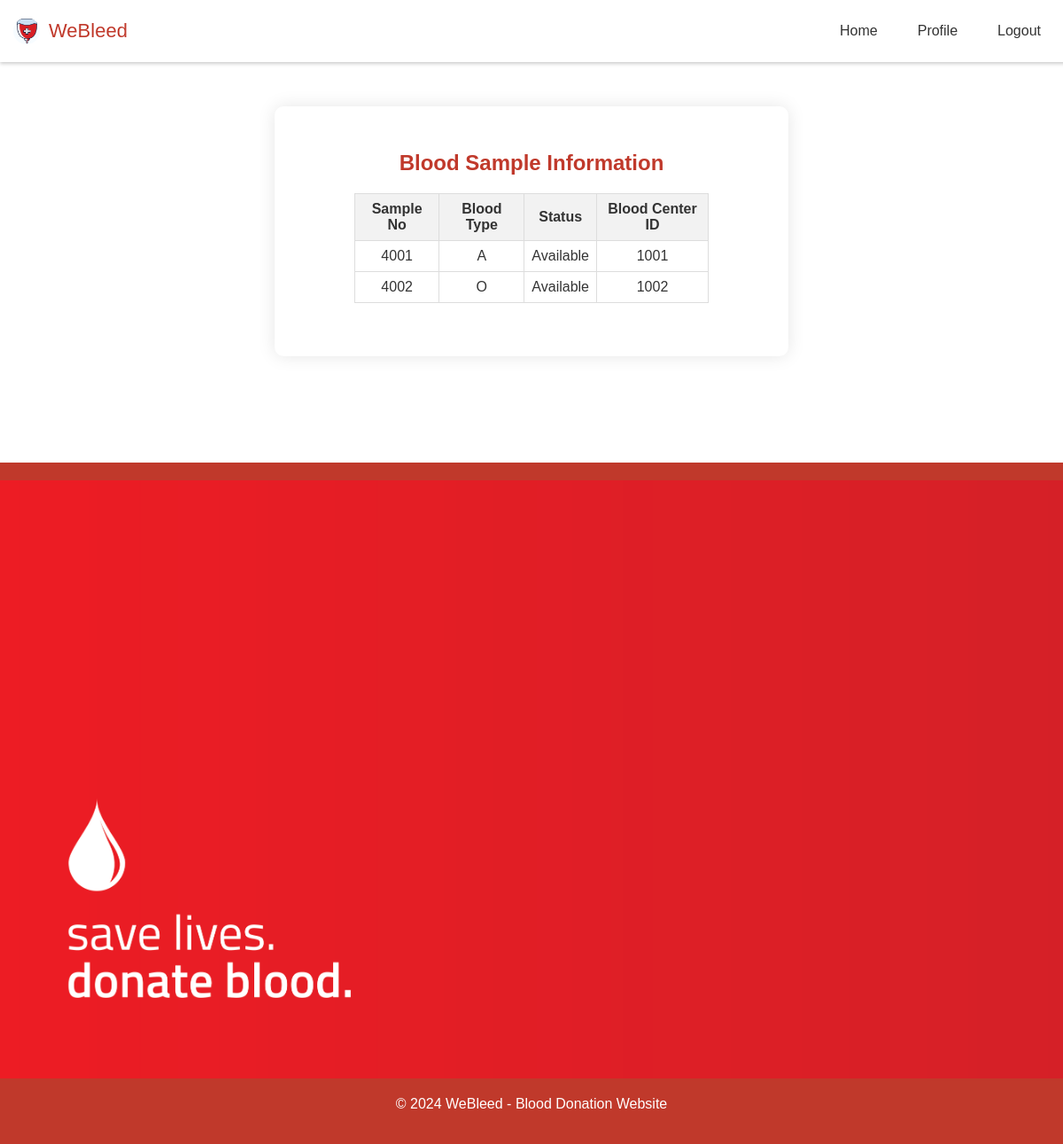
Screenshot of /blood_info.php (signed in) with the database file from the repository.
### tables this page shows
CREATE TABLE `bloodsample` (
  `sampleNo` int(4) NOT NULL,
  `bloodType` varchar(2) NOT NULL,
  `status` varchar(13) NOT NULL,
  `bcID` int(4) NOT NULL
);

### blood_info.php (the view, shortened to what this page needs)
<?php
include('connection.php');
$query = "SELECT * FROM bloodsample";
$result = mysqli_query($condb, $query);
?>
<!DOCTYPE html>
<html lang="en">
<head>
    <link rel="stylesheet" href="style.css">
</head>
<body>
    <nav class="navbar">
        <div class="logo_item">
            <img src="logo.jpg" alt="Company Logo">
            <span>WeBleed</span>
        </div>
        <div class="navbar_content">
            <ul>
                <li><a href="home_hp.php">Home</a></li>
                <li><a href="hp_profile.php">Profile</a></li>
                <li><a href="logout.php">Logout</a></li>
            </ul>
        </div>
    </nav>
    <div class="blood-section">
        <h2>Blood Sample Information</h2>
        <table>
            <thead>
                <tr>
                    <th>Sample No</th>
                    <th>Blood Type</th>
                    <th>Status</th>
                    <th>Blood Center ID</th>
                </tr>
            </thead>
            <tbody>
                <?php
                while ($row = mysqli_fetch_assoc($result)) {
                    echo "<tr>";
                    echo "<td>" . $row['sampleNo'] . "</td>";
                    echo "<td>" . $row['bloodType'] . "</td>";
                    echo "<td>" . $row['status'] . "</td>";
                    echo "<td>" . $row['bcID'] . "</td>";
                    echo "</tr>";
                }
                ?>
            </tbody>
        </table>
    </div>
</body>
<footer>
        <img src="bottom.png" alt="Footer Image">
        <p>&copy; 2024 WeBleed - Blood Donation Website</p>
    </footer>
</html>

### style.css (style rules this page uses)
body { font-family: Arial, sans-serif; margin: 0; padding: 0; background-color: white; color: #333; background-image: none; background-size: cover; }
h2 { text-align: center; color: #c0392b; margin-top: 10px; margin-bottom: 10px; }
table { width: 80%; margin: 20px auto; border-collapse: collapse; text-align: center; }
table th, table td { border: 1px solid #ddd; padding: 8px; }
table th { background-color: #f2f2f2; color: #333; }
footer { background-color: #c0392b; color: #fff; text-align: center; padding: 20px 0; }
footer img { width: 100%; height: auto; max-width: 100%; }
.navbar { position: fixed; top: 0; width: 100%; background-color: #fff; display: flex; justify-content: space-between; align-items: center; padding: 20px 5px; z-index: 1000; box-shadow: 0 2px 4px rgba(0, 0, 0, 0.2); }
.logo_item { display: flex; align-items: center; column-gap: 10px; font-size: 22px; font-weight: 500; color: #c0392b; margin-left: 5px; }
.navbar img { width: 30px; height: 30px; border-radius: 50%; margin-left: 5px; }
.navbar_content ul { margin: 0; padding: 0; list-style: none; display: flex; }
.navbar_content li { margin-left: 15px; }
.navbar_content a { text-decoration: none; color: #333; padding: 10px 15px; transition: color 0.3s ease; }
.blood-section { width: 80%; max-width: 500px; text-align: center; background-color: #fff; border-radius: 10px; box-shadow: 0 0 20px rgba(0, 0, 0, 0.1); padding: 40px; margin: 120px auto; }

### rows the page displays
bloodsample: sampleNo "4001", bloodType "A", status "Available", bcID "1001"
bloodsample: sampleNo "4002", bloodType "O", status "Available", bcID "1002"
